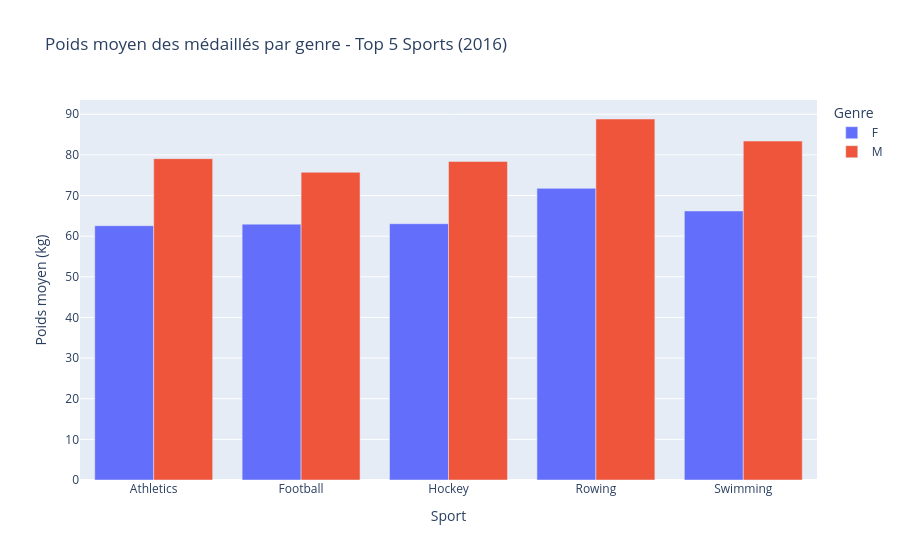

Notebook cell for this chart:
### Code cell
print("VISUALISATION 4 : Poids moyen par genre")

# Vérifier les valeurs manquantes de poids
print(f"Valeurs manquantes de poids : {df_top5['Weight'].isna().sum()}")

# Calculer le poids moyen par sport et genre
weight_by_gender_sport = df_top5.dropna(subset=['Weight']).groupby(['Sport', 'Sex'])['Weight'].mean().reset_index()
weight_by_gender_sport.columns = ['Sport', 'Genre', 'Poids moyen']

print("\nPoids moyen par sport et genre :")
print(weight_by_gender_sport)


fig4 = px.bar(
    weight_by_gender_sport,
    x='Sport',
    y='Poids moyen',
    color='Genre',
    title='Poids moyen des médaillés par genre - Top 5 Sports (2016)',
    labels={'Poids moyen': 'Poids moyen (kg)', 'Genre': 'Genre'},
    barmode='group'
)
fig4.show()

### Figure 1 — Plotly figure (JSON) as saved in the notebook; plotly's stock layout.template omitted (floating-point values rounded to 4 significant figures)
{"data": [{"alignmentgroup": "True", "hovertemplate": "Genre=F<br>Sport=%{x}<br>Poids moyen (kg)=%{y}<extra></extra>", "legendgroup": "F", "marker": {"color": "#636efa", "pattern": {"shape": ""}}, "name": "F", "offsetgroup": "F", "orientation": "v", "showlegend": true, "textposition": "auto", "type": "bar", "x": ["Athletics", "Football", "Hockey", "Rowing", "Swimming"], "xaxis": "x", "y": [62.58, 62.96, 63.06, 71.77, 66.2], "yaxis": "y"}, {"alignmentgroup": "True", "hovertemplate": "Genre=M<br>Sport=%{x}<br>Poids moyen (kg)=%{y}<extra></extra>", "legendgroup": "M", "marker": {"color": "#EF553B", "pattern": {"shape": ""}}, "name": "M", "offsetgroup": "M", "orientation": "v", "showlegend": true, "textposition": "auto", "type": "bar", "x": ["Athletics", "Football", "Hockey", "Rowing", "Swimming"], "xaxis": "x", "y": [79.07, 75.73, 78.38, 88.83, 83.41], "yaxis": "y"}], "layout": {"barmode": "group", "legend": {"title": {"text": "Genre"}, "tracegroupgap": 0}, "title": {"text": "Poids moyen des médaillés par genre - Top 5 Sports (2016)"}, "xaxis": {"anchor": "y", "domain": [0, 1], "title": {"text": "Sport"}}, "yaxis": {"anchor": "x", "domain": [0, 1], "title": {"text": "Poids moyen (kg)"}}}}
